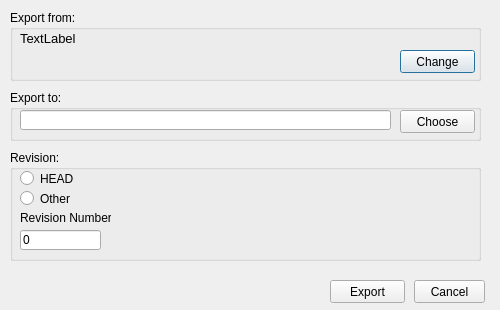
<?xml version="1.0" encoding="UTF-8"?>
<ui version="4.0">
 <class>ExportDialog</class>
 <widget class="QDialog" name="ExportDialog">
  <property name="geometry">
   <rect>
    <x>0</x>
    <y>0</y>
    <width>500</width>
    <height>310</height>
   </rect>
  </property>
  <property name="sizePolicy">
   <sizepolicy hsizetype="Fixed" vsizetype="Fixed">
    <horstretch>0</horstretch>
    <verstretch>0</verstretch>
   </sizepolicy>
  </property>
  <property name="windowTitle">
   <string>Check-in</string>
  </property>
  <property name="windowIcon">
   <iconset resource="mainwindow.qrc">
    <normaloff>:/new/icons/exporticon</normaloff>:/new/icons/exporticon</iconset>
  </property>
  <widget class="QGroupBox" name="groupBox">
   <property name="geometry">
    <rect>
     <x>10</x>
     <y>10</y>
     <width>471</width>
     <height>71</height>
    </rect>
   </property>
   <property name="title">
    <string>Export from:</string>
   </property>
   <widget class="QLabel" name="labelRepositoryPath">
    <property name="geometry">
     <rect>
      <x>10</x>
      <y>20</y>
      <width>451</width>
      <height>16</height>
     </rect>
    </property>
    <property name="font">
     <font>
      <pointsize>10</pointsize>
     </font>
    </property>
    <property name="text">
     <string>TextLabel</string>
    </property>
   </widget>
   <widget class="QPushButton" name="buttonChangeRepository">
    <property name="geometry">
     <rect>
      <x>390</x>
      <y>40</y>
      <width>75</width>
      <height>23</height>
     </rect>
    </property>
    <property name="text">
     <string>Change</string>
    </property>
   </widget>
  </widget>
  <widget class="QGroupBox" name="groupBox_2">
   <property name="geometry">
    <rect>
     <x>10</x>
     <y>150</y>
     <width>471</width>
     <height>111</height>
    </rect>
   </property>
   <property name="title">
    <string>Revision:</string>
   </property>
   <widget class="QRadioButton" name="radioButtonHEAD">
    <property name="geometry">
     <rect>
      <x>10</x>
      <y>20</y>
      <width>82</width>
      <height>17</height>
     </rect>
    </property>
    <property name="text">
     <string>HEAD</string>
    </property>
   </widget>
   <widget class="QRadioButton" name="radioButtonOther">
    <property name="geometry">
     <rect>
      <x>10</x>
      <y>40</y>
      <width>51</width>
      <height>17</height>
     </rect>
    </property>
    <property name="text">
     <string>Other</string>
    </property>
   </widget>
   <widget class="QLabel" name="labelRevisionNumber">
    <property name="geometry">
     <rect>
      <x>10</x>
      <y>60</y>
      <width>91</width>
      <height>16</height>
     </rect>
    </property>
    <property name="text">
     <string>Revision Number:</string>
    </property>
   </widget>
   <widget class="QLineEdit" name="lineEditRevisionNumber">
    <property name="geometry">
     <rect>
      <x>10</x>
      <y>80</y>
      <width>81</width>
      <height>20</height>
     </rect>
    </property>
    <property name="text">
     <string>0</string>
    </property>
   </widget>
  </widget>
  <widget class="QPushButton" name="buttonCancel">
   <property name="geometry">
    <rect>
     <x>414</x>
     <y>280</y>
     <width>71</width>
     <height>23</height>
    </rect>
   </property>
   <property name="text">
    <string>Cancel</string>
   </property>
   <property name="icon">
    <iconset resource="mainwindow.qrc">
     <normaloff>:/new/icons/cancelicon</normaloff>:/new/icons/cancelicon</iconset>
   </property>
   <property name="iconSize">
    <size>
     <width>12</width>
     <height>12</height>
    </size>
   </property>
  </widget>
  <widget class="QPushButton" name="buttonExport">
   <property name="geometry">
    <rect>
     <x>330</x>
     <y>280</y>
     <width>75</width>
     <height>23</height>
    </rect>
   </property>
   <property name="text">
    <string>Export</string>
   </property>
   <property name="icon">
    <iconset resource="mainwindow.qrc">
     <normaloff>:/new/icons/exporticon</normaloff>:/new/icons/exporticon</iconset>
   </property>
  </widget>
  <widget class="QGroupBox" name="groupBox_3">
   <property name="geometry">
    <rect>
     <x>10</x>
     <y>90</y>
     <width>471</width>
     <height>51</height>
    </rect>
   </property>
   <property name="title">
    <string>Export to:</string>
   </property>
   <widget class="QLineEdit" name="lineEditExportPath">
    <property name="geometry">
     <rect>
      <x>10</x>
      <y>20</y>
      <width>371</width>
      <height>20</height>
     </rect>
    </property>
   </widget>
   <widget class="QPushButton" name="pushButtonChooseExportPath">
    <property name="geometry">
     <rect>
      <x>390</x>
      <y>20</y>
      <width>75</width>
      <height>23</height>
     </rect>
    </property>
    <property name="text">
     <string>Choose</string>
    </property>
   </widget>
  </widget>
 </widget>
 <resources>
  <include location="mainwindow.qrc"/>
 </resources>
 <connections/>
</ui>
